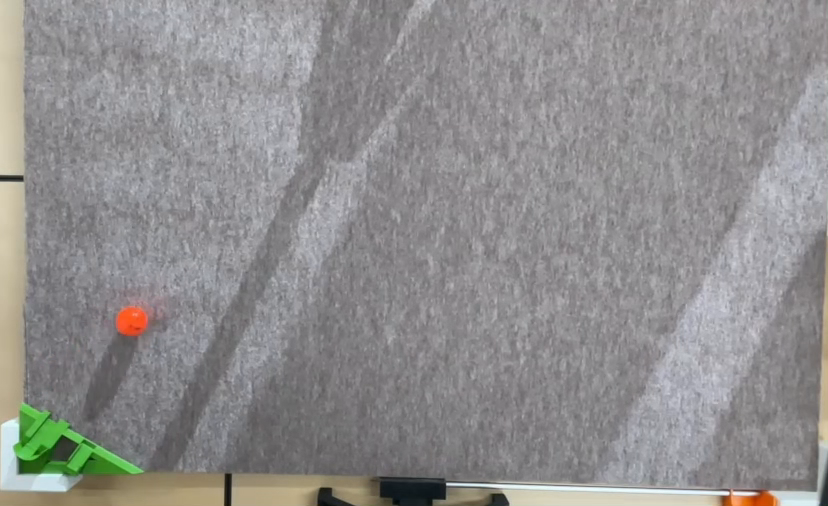
#> input picture frame 14 of univ/practice.mp4, 828 x 506 px
$ python color_tracking_practice.py
#> lines starting #> are read from the running program, lines starting #| are printed output that depends on the picture; after the words box and inside, x2 and y2 are one past the last pixel; in counts of white or black regions, pixels touching at a corner belong together
#> in main, frame is the input picture: shape (506, 828, 3); mean B, G, R 142.2, 142.2, 143.6
# -*- coding: utf-8 -*-
import cv2
import numpy as np

def red_detect(img):
    # HSV色空間に変換
    hsv = cv2.cvtColor(img, cv2.COLOR_BGR2HSV)
#> hsv: shape (506, 828, 3); mean H, S, V 123.6, 12.3, 146.4

    # 赤色のHSVの値域1
    hsv_min = np.array([0,127,0])
    hsv_max = np.array([30,255,255])
    mask1 = cv2.inRange(hsv, hsv_min, hsv_max)
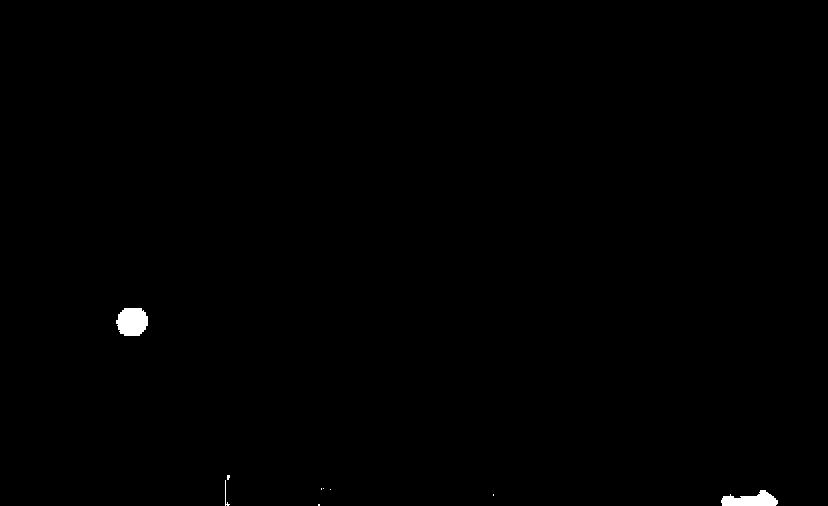
#> mask1: shape (506, 828); 0.33% white; 9 white regions (6 under 20 px), largest, box (x1, y1, x2, y2) and area: (116, 308, 148, 336) 733, (721, 490, 778, 506) 593, (225, 480, 230, 506) 34

    # 赤色のHSVの値域2
    hsv_min = np.array([150,127,0])
    hsv_max = np.array([179,255,255])
    mask2 = cv2.inRange(hsv, hsv_min, hsv_max)
#> mask2: shape (506, 828); every value is 0

    return mask1 + mask2

# ブロブ解析
def analysis_blob(binary_img):
    # 2値画像のラベリング処理
    label = cv2.connectedComponentsWithStats(binary_img)

    # ブロブ情報を項目別に抽出
    n = label[0] - 1
#> n = 9
    data = np.delete(label[2], 0, 0)
#> data = [[116, 308, 32, 28, 733], [227, 475, 3, 5, 13], [225, 480, 5, 26, 34], [321, 488, 1, 2, 2], [323, 488, 1, 1, 1], [330, 489, 1, 1, 1], [721, 490, 57, 16, 593], [493, 494, 1, 2, 2], [318, 504, 2, 2, 4]]
    center = np.delete(label[3], 0, 0)
#> center = [[131.8, 321.4], [227.8, 476.8], [225.6, 495.2], [321, 488.5], [323, 488], [330, 489], [750.4, 499.9], [493, 494.5], [318.5, 504.5]]

    # ブロブ面積最大のインデックス
    max_index = np.argmax(data[:, 4])
#> max_index = 0

    # 面積最大ブロブの情報格納用
    maxblob = {}

    # 面積最大ブロブの各種情報を取得
    maxblob["upper_left"] = (data[:, 0][max_index], data[:, 1][max_index]) # 左上座標
    maxblob["width"] = data[:, 2][max_index]  # 幅
    maxblob["height"] = data[:, 3][max_index]  # 高さ
    maxblob["area"] = data[:, 4][max_index]   # 面積
    maxblob["center"] = center[max_index]  # 中心座標

    return maxblob

def main():
    videofile_path = "practice.mp4"

    # カメラのキャプチャ
    cap = cv2.VideoCapture(videofile_path)


    #追加 保存用 大きさ指定
    width = int(cap.get(cv2.CAP_PROP_FRAME_WIDTH))
    height = int(cap.get(cv2.CAP_PROP_FRAME_HEIGHT))

    writer = cv2.VideoWriter('capture_practice.mp4', cv2.VideoWriter_fourcc(*'mp4v'),25, (width, height))


    # ファイルからフレームを1枚ずつ取得して動画処理後に保存する
    x_list = []
    y_list = []
    data = []


    while(cap.isOpened()):
        # フレームを取得
        ret, frame = cap.read()

        # 赤色検出
        mask = red_detect(frame)

        # マスク画像をブロブ解析（面積最大のブロブ情報を取得）
        target = analysis_blob(mask)
#> target = {'upper_left': (116, 308), 'width': 32, 'height': 28, 'area': 733, 'center': [131.8, 321.4]}

        # 面積最大ブロブの中心座標を取得
        center_x = int(target["center"][0])
#> center_x = 131
        center_y = int(target["center"][1])
#> center_y = 321

        # フレームに面積最大ブロブの中心周囲を円で描く
        cv2.circle(frame, (center_x, center_y), 30, (0, 200, 0),
                   thickness=3, lineType=cv2.LINE_AA)
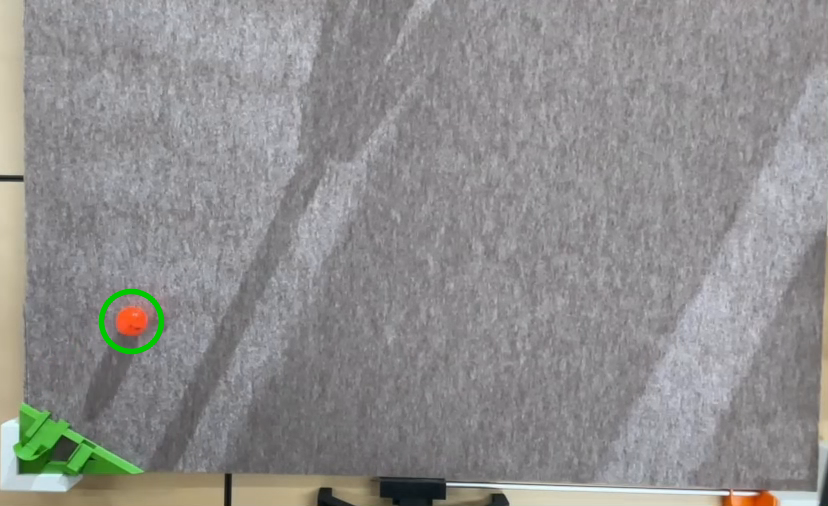
#> frame: shape (506, 828, 3); 0.31% of pixels changed, all inside (x1, y1, x2, y2) = (98, 288, 165, 355)

        data.append([center_x, center_y])

        # 座標をリストに追加
        x_list.append(center_x)
        y_list.append(center_y)


        # 軌跡を残しつつマーカを描画(軌跡を連続とするために新規frameには過去の座標分もforで描画している)
        for i in range(len(x_list)):
            frame = cv2.drawMarker(frame,
                                (int(x_list[i]), int(y_list[i])),
                                color=(255, 255, 255),
                                markerType=cv2.MARKER_CROSS,
                                markerSize=10,
                                thickness=1,
                                line_type=cv2.LINE_4)
#> this loop made 1 pass


        #追加 保存用
        writer.write(frame)


        # 結果表示
        cv2.imshow("Frame", frame)
        #cv2.imshow("Mask", mask)


        # qキーが押されたら途中終了
        if cv2.waitKey(25) & 0xFF == ord('q'):
#> (key q is pressed here)
            break

        # CSVファイルに保存
        np.savetxt('practice.csv', np.array(data), delimiter=",")


    cap.release()
    #追加 保存用
    writer.release()
    cv2.destroyAllWindows()


if __name__ == '__main__':
    main()

$ run again, starting later in the video
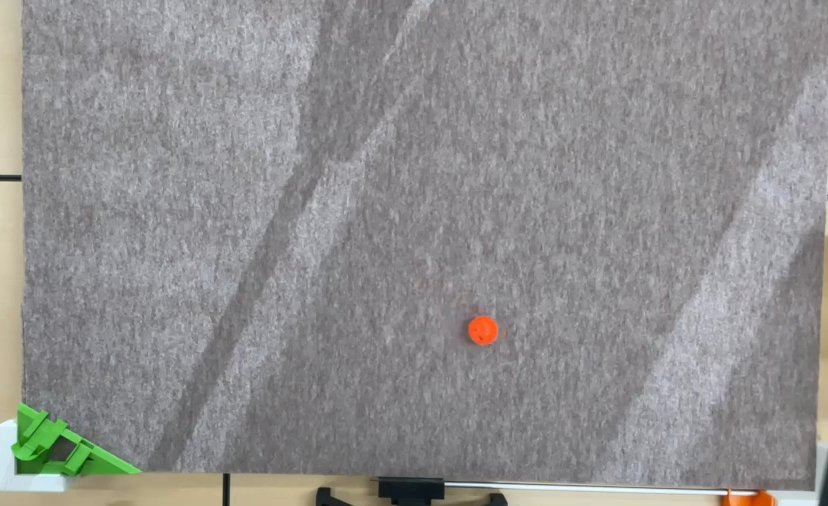
#> input picture frame 64 of univ/practice.mp4, 828 x 506 px
#> in main, frame is the input picture: shape (506, 828, 3); mean B, G, R 142.5, 142.7, 143.7
#> hsv: shape (506, 828, 3); mean H, S, V 123.5, 12.1, 146.7
#> in red_detect, `mask1 = cv2.inRange(hsv, hsv_min, hsv_max)`:
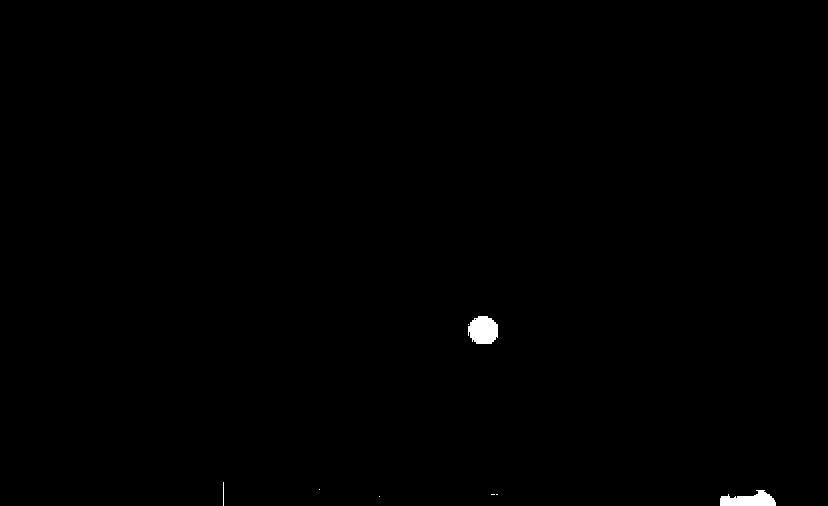
#> mask1: shape (506, 828); 0.31% white; 8 white regions (5 under 20 px), largest, box (x1, y1, x2, y2) and area: (468, 316, 498, 344) 680, (720, 490, 776, 506) 597, (223, 482, 224, 506) 24
#> mask2: shape (506, 828); every value is 0
#> n = 8
#> data = [[468, 316, 30, 28, 680], [468, 324, 1, 1, 1], [223, 482, 1, 24, 24], [319, 489, 1, 1, 1], [720, 490, 56, 16, 597], [491, 494, 4, 1, 4], [496, 494, 2, 1, 2], [379, 496, 1, 1, 1]]
#> center = [[482.9, 329.9], [468, 324], [223, 493.5], [319, 489], [748.6, 499.9], [492.5, 494], [496.5, 494], [379, 496]]
#> max_index = 0
#> target = {'upper_left': (468, 316), 'width': 30, 'height': 28, 'area': 680, 'center': [482.9, 329.9]}
#> center_x = 482
#> center_y = 329
#> in main, `cv2.circle(frame, (center_x, center_y), 30, (0, 200, 0), thickness=3, ..`:
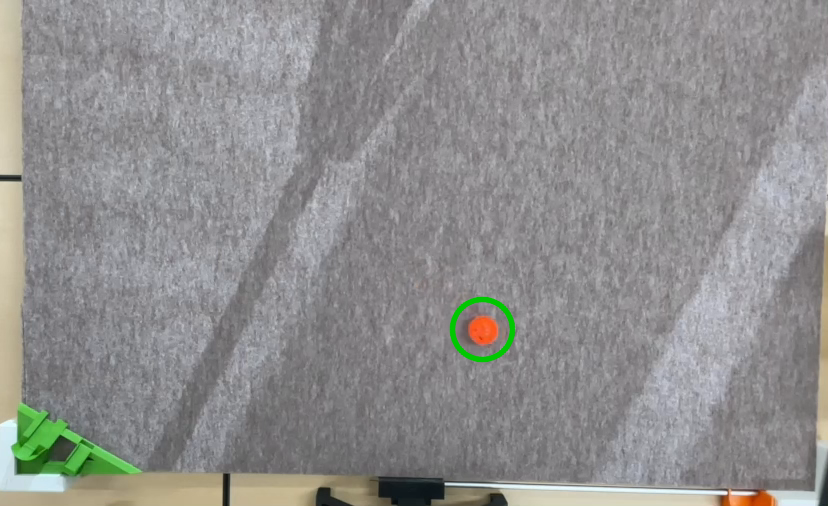
#> frame: shape (506, 828, 3); 0.31% of pixels changed, all inside (x1, y1, x2, y2) = (449, 296, 516, 363)
#> the loop in main, `for i in range(len(x_list)):` made 1 pass

$ run again, starting later in the video
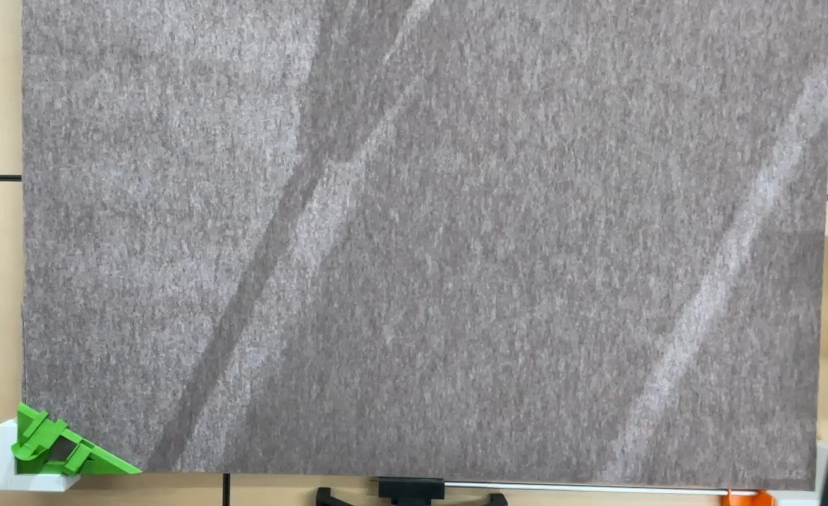
#> input picture frame 114 of univ/practice.mp4, 828 x 506 px
#> in main, frame is the input picture: shape (506, 828, 3); mean B, G, R 143.6, 143.8, 144.6
#> hsv: shape (506, 828, 3); mean H, S, V 122.7, 11.6, 147.4
#> mask1: shape (506, 828); 0.16% white; 11 white regions (10 under 20 px), largest, box (x1, y1, x2, y2) and area: (720, 490, 776, 506) 598
#> mask2: shape (506, 828); every value is 0
#> n = 11
#> data = [[226, 478, 1, 4, 4], [223, 480, 1, 4, 4], [223, 485, 1, 1, 1], [319, 489, 1, 1, 1], [328, 488, 2, 2, 4], [223, 490, 1, 6, 6], [720, 490, 56, 16, 598], [491, 494, 5, 2, 10], [223, 497, 1, 9, 9], [379, 496, 1, 1, 1], [225, 498, 2, 8, 14]]
#> center = [[226, 479.5], [223, 481.5], [223, 485], [319, 489], [328.5, 488.5], [223, 492.5], [748.5, 499.8], [493, 494.5], [223, 501], [379, 496], [225.6, 501.1]]
#> max_index = 6
#> target = {'upper_left': (720, 490), 'width': 56, 'height': 16, 'area': 598, 'center': [748.5, 499.8]}
#> center_x = 748
#> center_y = 499
#> in main, `cv2.circle(frame, (center_x, center_y), 30, (0, 200, 0), thickness=3, ..`:
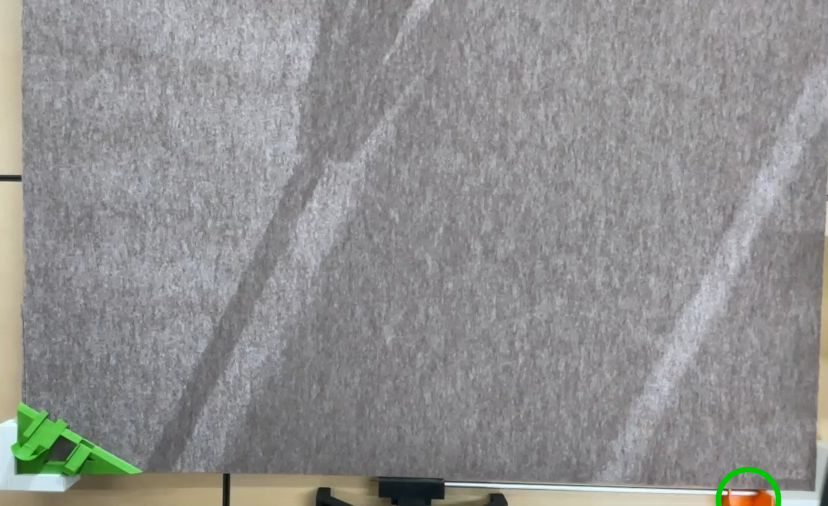
#> frame: shape (506, 828, 3); 0.18% of pixels changed, all inside (x1, y1, x2, y2) = (715, 466, 782, 506)
#> the loop in main, `for i in range(len(x_list)):` made 1 pass
